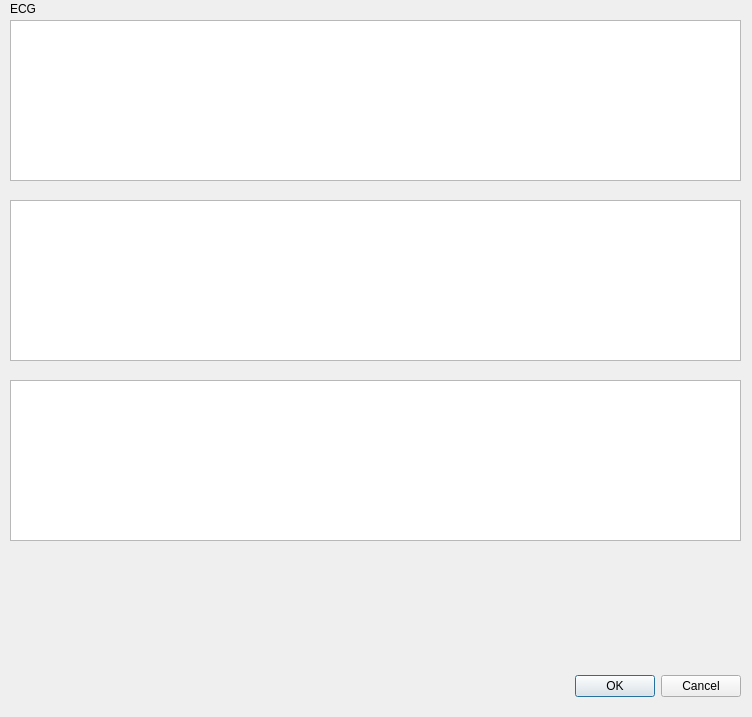
<?xml version="1.0" encoding="UTF-8"?>
<ui version="4.0">
 <class>Dialog</class>
 <widget class="QDialog" name="Dialog">
  <property name="geometry">
   <rect>
    <x>0</x>
    <y>0</y>
    <width>752</width>
    <height>717</height>
   </rect>
  </property>
  <property name="windowTitle">
   <string>Dialog</string>
  </property>
  <widget class="QDialogButtonBox" name="buttonBox">
   <property name="geometry">
    <rect>
     <x>400</x>
     <y>670</y>
     <width>341</width>
     <height>32</height>
    </rect>
   </property>
   <property name="orientation">
    <enum>Qt::Horizontal</enum>
   </property>
   <property name="standardButtons">
    <set>QDialogButtonBox::Cancel|QDialogButtonBox::Ok</set>
   </property>
  </widget>
  <widget class="QGraphicsView" name="graphicsView">
   <property name="geometry">
    <rect>
     <x>10</x>
     <y>20</y>
     <width>731</width>
     <height>161</height>
    </rect>
   </property>
  </widget>
  <widget class="QGraphicsView" name="graphicsView_2">
   <property name="geometry">
    <rect>
     <x>10</x>
     <y>200</y>
     <width>731</width>
     <height>161</height>
    </rect>
   </property>
  </widget>
  <widget class="QGraphicsView" name="graphicsView_3">
   <property name="geometry">
    <rect>
     <x>10</x>
     <y>380</y>
     <width>731</width>
     <height>161</height>
    </rect>
   </property>
  </widget>
  <widget class="QLabel" name="label">
   <property name="geometry">
    <rect>
     <x>10</x>
     <y>0</y>
     <width>67</width>
     <height>17</height>
    </rect>
   </property>
   <property name="text">
    <string>ECG</string>
   </property>
  </widget>
 </widget>
 <resources/>
 <connections>
  <connection>
   <sender>buttonBox</sender>
   <signal>accepted()</signal>
   <receiver>Dialog</receiver>
   <slot>accept()</slot>
   <hints>
    <hint type="sourcelabel">
     <x>248</x>
     <y>254</y>
    </hint>
    <hint type="destinationlabel">
     <x>157</x>
     <y>274</y>
    </hint>
   </hints>
  </connection>
  <connection>
   <sender>buttonBox</sender>
   <signal>rejected()</signal>
   <receiver>Dialog</receiver>
   <slot>reject()</slot>
   <hints>
    <hint type="sourcelabel">
     <x>316</x>
     <y>260</y>
    </hint>
    <hint type="destinationlabel">
     <x>286</x>
     <y>274</y>
    </hint>
   </hints>
  </connection>
 </connections>
</ui>
